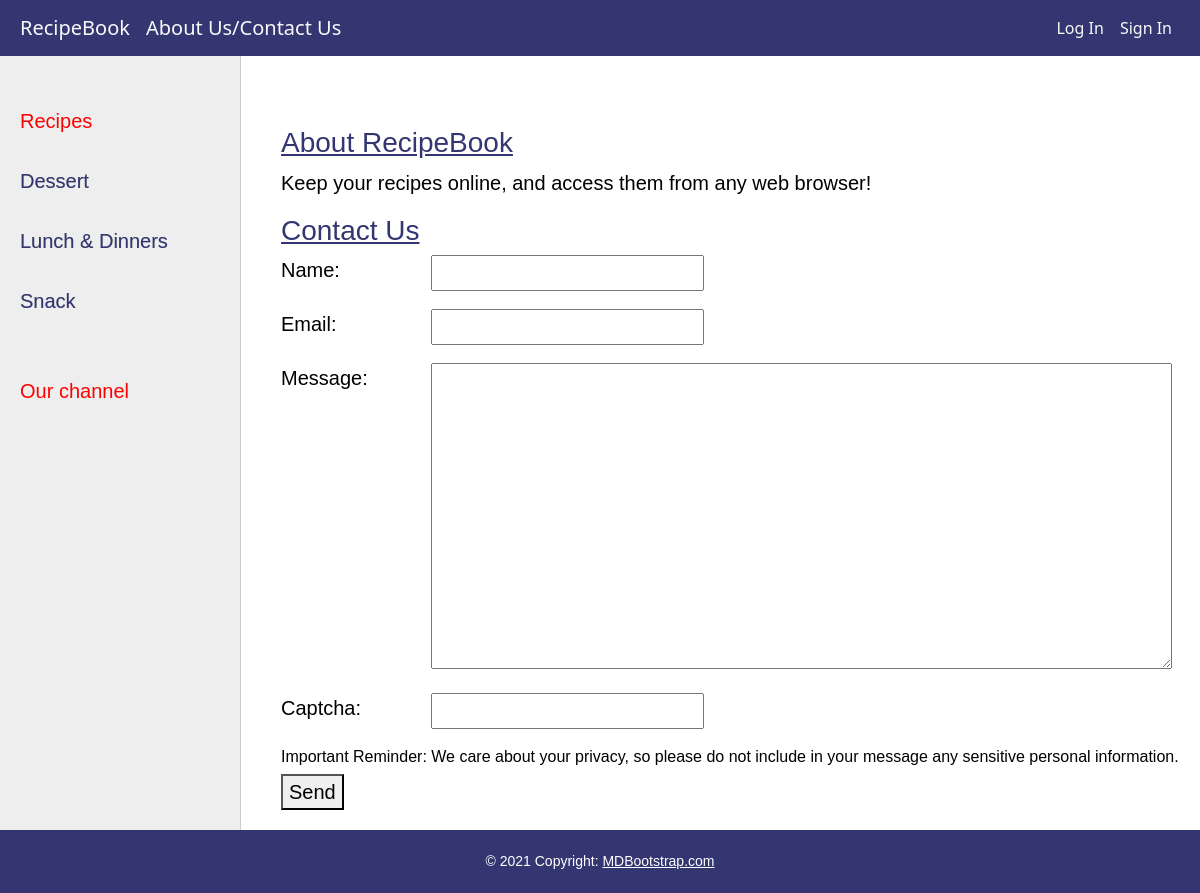
The page /about/ on the database its author committed.
### resbook/models.py (models this page shows, shortened)
class Category(models.Model):
    name = models.CharField(max_length=100, db_index=True, verbose_name="Category")
    slug = models.SlugField(max_length=255, unique=True, db_index=True, verbose_name="URL")
    def get_absolute_url(self):
        return reverse('category', kwargs={'cat_slug': self.slug})
    class Meta:
        verbose_name_plural = 'Categories'
        ordering = ['id']

### resbook/views.py (the view, shortened to what this page needs)
# urls.py: path(r'about/', ContactFormView.as_view(), name='about'),
class ContactFormView(DataMixin, FormView):
    form_class = ContactForm
    template_name = 'resbook/about.html'
    success_url = reverse_lazy('home')
    def get_context_data(self, *, object_list=None, **kwargs):
        context = super().get_context_data(**kwargs)
        c_def = self.get_user_context(title="About Us/Contact Us")
        return dict(list(context.items()) + list(c_def.items()))

### resbook/forms.py
class ContactForm(forms.Form):
    name = forms.CharField(label='Name', max_length=200)
    email = forms.EmailField(label='Email')
    message = forms.CharField(widget=forms.Textarea(attrs={'cols': 60, 'rows': 10}))
    captcha = CaptchaField()

### resbook/utils.py (called while the page is built)
    def get_user_context(self, **kwargs):
        context = kwargs
        cats = cache.get('cats')
        if not cats:
            cats = Category.objects.annotate(Count('recipes'))
            cache.set('cats', cats, 60)
        context['cats'] = cats
        if 'cat_selected' not in context:
            context['cat_selected'] = 0
        return context

### resbook/templates/resbook/about.html (shortened to what this page needs)
{% extends 'resbook/base.html' %}
{% block content %}
    <h3>About RecipeBook</h3>
    <p>Keep your recipes online, and access them from any web browser!</p>
    <h3>Contact Us</h3>
    <form method="post">
        {% for f in form %}
            <p><label class="form-label" for="{{ f.id_for_label }}">{{ f.label }}: </label>{{ f }}</p>
        {% endfor %}
         <h6>Important Reminder: We care about your privacy, so please do not include in your message any sensitive personal information.</h6>
        <button type="submit">Send</button>
    </form>
{% endblock %}

### resbook/templates/resbook/base.html (shortened to what this page needs)
{% load static %}
{% load resbook_tags %}
<!DOCTYPE html>
<html lang="en" xmlns="http://www.w3.org/1999/html">
<head>
    <link rel="stylesheet" type="text/css" href="{% static 'resbook/css/styles.css' %}">
    <link href="https://cdn.jsdelivr.net/npm/bootstrap@5.0.1/dist/css/bootstrap.min.css" rel="stylesheet"
>
</head>
<body>
<nav class="navbar navbar-expand-lg  navbar-light navbar-fixed-top">
    <a class="navbar-brand text-light" href="{% url 'home' %}">RecipeBook</a>
    <a class="navbar-brand text-light" href="{% url 'about' %}">About Us/Contact Us</a>
    <div class="collapse navbar-collapse justify-content-end" id="navbarSupportedContent">
        <ul class="navbar-nav ml-auto">
            {% if request.user.is_authenticated %}
            <li class="nav-item">
                <a class="nav-link text-light" href="{% url 'addpage' %}">Add Recipe</a>
            </li>
            <li class="nav-item">
                <a class="nav-link text-light" href="{% url 'signout' %}">Sign Out</a>
            </li>
            {% else %}
            <li class="nav-item active">
                <a class="nav-link text-light" href="{% url 'login' %}">Log In</a>
            </li>
            <li class="nav-item">
                <a class="nav-link text-light" href="{% url 'signin' %}">Sign In</a>
            </li>
            {% endif %}
        </ul>
    </div>
</nav>
<table class="table-content" border="0" cellpadding="0" cellspacing="0">
    <tr>
        <td valign="top" class="left-chapters">
            <ul id="leftchapters">
                {% if cat_selected == 0 %}
                    <li class="selected">Recipes</li>
                {% else %}
                    <li><a href="{% url 'home' %}">Recipes</a></li>
                {% endif %}
                {% for c in cats %}
                    {% if c.recipes__count > 0 %}
                        {% if c.pk == cat_selected %}
                            <li class="selected">{{ c.name }}</li>
                        {% else %}
                            <li><a href="{{ c.get_absolute_url }}">{{ c.name }}</a></li>
                        {% endif %}
                    {% endif %}
                {% endfor %}
                <li class="share">
                    <p>Our channel</p>
                    <a class="share-yt" href="https://www.youtube.com/"></a>
                </li>
            </ul>
        </td>
        <td valign="top" class="content">
            <div class="content-text">
                {% block content %}
                {% endblock %}
            </div>
        </td>
    </tr>
</table>
<footer class="page-footer font-small blue">
    <div class="footer-copyright text-center py-3">© 2021 Copyright:
        <a href="https://mdbootstrap.com/"> MDBootstrap.com</a>
    </div>
</footer>
</body>
</html>

### resbook/static/resbook/css/styles.css (style rules this page uses)
.navbar { background-color: #333671; border-color: #aaa; padding: 20px; }
.table-content { width: 100%; min-height: 100%; height: 100%; font-family: sans-serif; }
.left-chapters { margin: 0; background: #eee; border-right: 1px solid #ccc; min-height: 100%; }
.left-chapters ul { width: 240px; min-height: 100%; margin: 0; padding: 20px 10px 10px 20px; list-style: none; font-size: 20px; }
.left-chapters ul li { margin: 30px 0 0 0; color: red; }
.left-chapters ul li.selected { color: red; }
.left-chapters ul li a { color: #333671; text-decoration: none; text-shadow: 0.01em 0.01em #aaa; }
.left-chapters ul li.share { margin: 60px 0 0 0; }
.left-chapters ul li.share p { margin: 30px 0 30px 0; }
.left-chapters ul li.share a { display: inline-block; width: 40px; height: 40px; margin: 0 20px 0 0; }
.content { padding: 10px 20px 20px 10px; width: 100%; box-sizing: border-box; }
.content-text { margin: 60px 0 0 30px; color: #000; font-size: 20px; font-family: "Arial Hebrew Scholar", sans-serif; }
footer { box-sizing: border-box; background: #333671; padding: 5px; color: white; font-size: 14px; font-family: Verdana, Geneva, Arial, Helvetica, fantasy; text-align: left; overflow: hidden; }
footer a { text-decoration: underline; color: white; }
.form-label { display: inline-block; min-width: 150px; vertical-align: top; }
h3 { color: #333671; text-decoration: underline; }

### rows shown on the page
Category: name "Dessert"
Category: name "Lunch & Dinners"
Category: name "Snack"

### other values the page prints
{{ f.label }} "Name" "Email" "Message" "Captcha"
